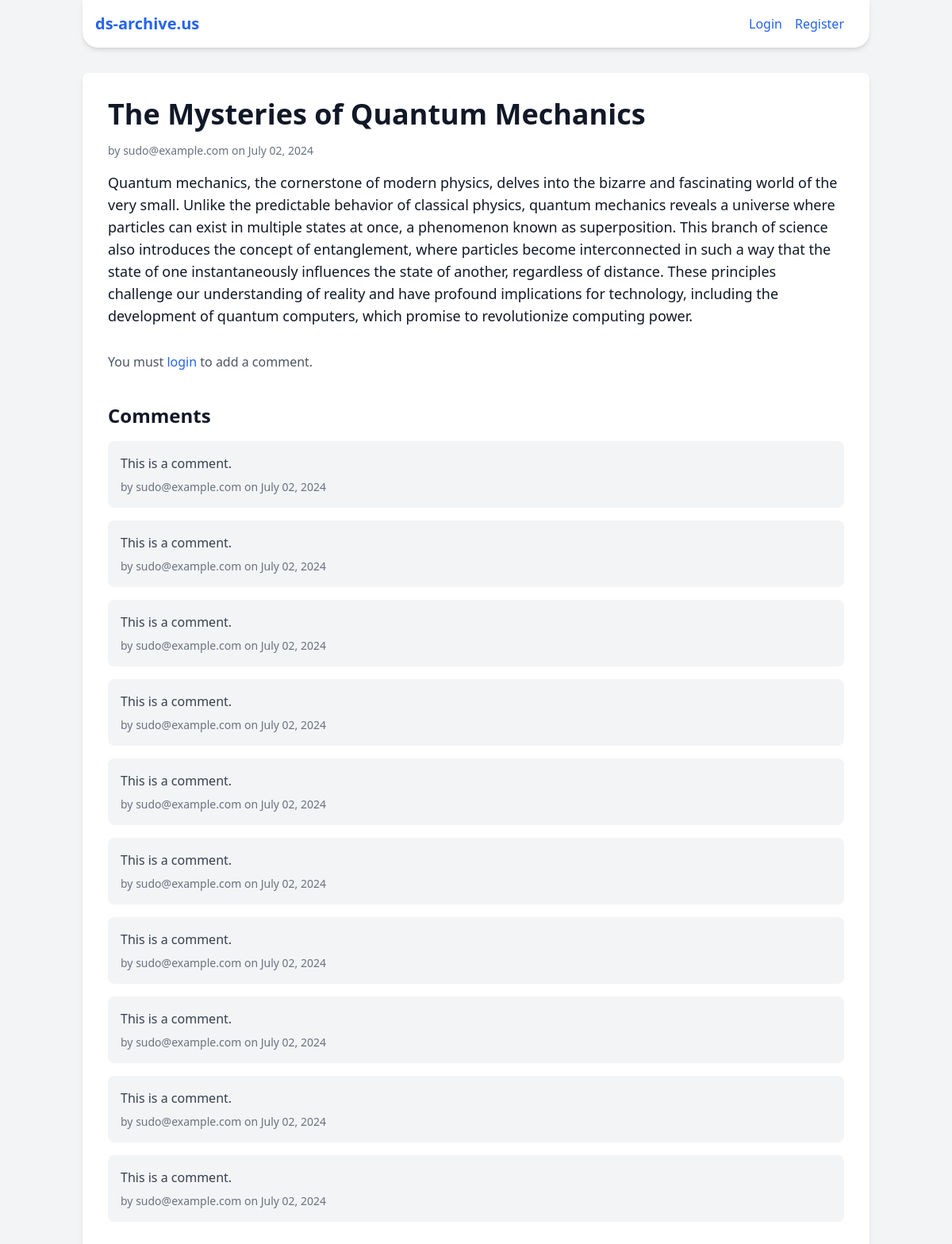
The page /api/posts/1 on the database its author committed.
### app/db.py (models this page shows)
class BlogPost(Base):
    __tablename__ = 'blog_posts'
    id = Column(Integer, primary_key=True)
    title = Column(String(100), nullable=False)
    content = Column(String(1000), nullable=False)
    author = Column(String(50), nullable=False)
    created_at = Column(DateTime, default=datetime.utcnow)

class Comment(Base):
    __tablename__ = 'comments'
    id = Column(Integer, primary_key=True)
    content = Column(String(500), nullable=False)
    author = Column(String(50), nullable=False)
    created_at = Column(DateTime, default=datetime.utcnow)
    post_id = Column(Integer, ForeignKey('blog_posts.id'))
    post = relationship("BlogPost", back_populates="comments")

### app/routes.py (the view)
@api.route("/posts/<int:post_id>", methods=['GET'])
def get_post(post_id):
    if request.method=='GET':
        current_user = session.get('user_email')
        post = db.get_post(post_id)
        return render_template('post.html', post=post, user=current_user)

### app/db.py (called while the page is built)
    def get_post(self, post_id):
        return self.session.query(BlogPost).filter(BlogPost.id==post_id).one_or_none()

### app/templates/post.html (shortened to what this page needs)
<!DOCTYPE html>
<html lang="en">
<head>
    <link href="https://cdn.jsdelivr.net/npm/tailwindcss@2.2.19/dist/tailwind.min.css" rel="stylesheet">
</head>
<body class="bg-gray-100 text-gray-900">
    <div class="container mx-auto px-4">
        <header class="bg-white shadow-md mb-8 header">
            <div class="flex items-center justify-between py-4 ml-4 mr-4">
                <h1 class="text-xl font-bold text-blue-600">ds-archive.us</h1>
                <ul class="flex gap-4">
                    {% if user %}
                        <li class="text-gray-600">Welcome, {{ user.split('@')[0] }}</li>
                        <li>
                            <form action="{{ url_for('api.logout') }}" method="POST">
                                <button type="submit" class="text-blue-600 hover:underline">Logout</button>
                            </form>
                        </li>
                    {% else %}
                        <li><a href="{{ url_for('api.login') }}" class="text-blue-600 hover:underline">Login</a></li>
                        <li><a href="{{ url_for('api.register') }}" class="text-blue-600 hover:underline">Register</a></li>
                    {% endif %}
                </ul>
            </div>
        </header>
        <div class="bg-white p-8 rounded-lg shadow-md mb-8">
            <h1 class="text-4xl font-bold mb-4">{{ post.title }}</h1>
            <p class="text-sm text-gray-500 mb-4">by {{ post.author }} on {{ post.created_at.strftime('%B %d, %Y') }}</p>
            <div class="text-lg mb-8">
                {{ post.content }}
            </div>
            {% if user %}
                <div class="bg-gray-100 p-4 rounded-lg">
                    <h2 class="text-2xl font-bold mb-4">Add a Comment</h2>
                    <form action="{{ url_for('api.add_comment', post_id=post.id) }}" method="POST">
                        <div class="mb-4">
                            <label for="content" class="block text-gray-700">Comment</label>
                            <textarea id="content" name="content" rows="4" class="w-full p-2 border border-gray-300 rounded-lg focus:outline-none focus:ring-2 focus:ring-blue-500" required></textarea>
                        </div>
                        <div>
                            <button type="submit" class="px-4 py-2 bg-blue-500 text-white rounded-lg hover:bg-blue-600">Submit</button>
                        </div>
                    </form>
                </div>
            {% else %}
                <p class="text-gray-600">You must <a href="{{ url_for('api.login') }}" class="text-blue-600 hover:underline">login</a> to add a comment.</p>
            {% endif %}
            <div class="mt-10">
                <h2 class="text-2xl font-bold mb-4">Comments</h2>
                {% for comment in post.comments %}
                    <div class="bg-gray-100 p-4 rounded-lg mb-4">
                        <p class="text-gray-700">{{ comment.content }}</p>
                        <div class="text-gray-500 text-sm mt-2">by {{ comment.author }} on {{ comment.created_at.strftime('%B %d, %Y') }}</div>
                    </div>
                {% endfor %}
            </div>
        </div>
    </div>
</body>
</html>

### app/templates/post.html (style rules this page uses)
.header { border-bottom-left-radius: 20px; border-bottom-right-radius: 20px; }

### rows shown on the page
BlogPost: title "The Mysteries of Quantum Mechanics", author "sudo@example.com", created_at "July 02, 2024", content "Quantum mechanics, the cornerstone of modern physics, delves into the bizarre and fascinating world of the very small. Unlike the predictable behavior of classical physics, quantum mechanics reveals a universe where particles can exist in multiple states at once, a phenomenon known as superposition. This branch of science also introduces the concept of entanglement, where particles become interconnected in such a way that the state of one instantaneously influences the state of another, regardless of distance. These principles challenge our understanding of reality and have profound implications for technology, including the development of quantum computers, which promise to revolutionize…"
Comment: content "This is a comment.", author "sudo@example.com", created_at "July 02, 2024"
Comment: content "This is a comment.", author "sudo@example.com", created_at "July 02, 2024"
Comment: content "This is a comment.", author "sudo@example.com", created_at "July 02, 2024"
Comment: content "This is a comment.", author "sudo@example.com", created_at "July 02, 2024"
Comment: content "This is a comment.", author "sudo@example.com", created_at "July 02, 2024"
Comment: content "This is a comment.", author "sudo@example.com", created_at "July 02, 2024"
Comment: content "This is a comment.", author "sudo@example.com", created_at "July 02, 2024"
Comment: content "This is a comment.", author "sudo@example.com", created_at "July 02, 2024"
Comment: content "This is a comment.", author "sudo@example.com", created_at "July 02, 2024"
Comment: content "This is a comment.", author "sudo@example.com", created_at "July 02, 2024"
